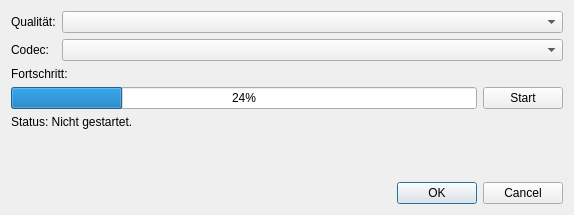
<?xml version="1.0" encoding="UTF-8"?>
<ui version="4.0">
 <class>ExportierenDialog</class>
 <widget class="QDialog" name="ExportierenDialog">
  <property name="geometry">
   <rect>
    <x>0</x>
    <y>0</y>
    <width>574</width>
    <height>215</height>
   </rect>
  </property>
  <property name="windowTitle">
   <string>Dialog</string>
  </property>
  <layout class="QVBoxLayout" name="verticalLayout">
   <item>
    <layout class="QFormLayout" name="formLayout">
     <item row="0" column="0">
      <widget class="QLabel" name="label">
       <property name="text">
        <string>Qualität:</string>
       </property>
      </widget>
     </item>
     <item row="1" column="0">
      <widget class="QLabel" name="label_2">
       <property name="text">
        <string>Codec:</string>
       </property>
      </widget>
     </item>
     <item row="0" column="1">
      <widget class="QComboBox" name="qualityComboBox"/>
     </item>
     <item row="1" column="1">
      <widget class="QComboBox" name="codecComboBox"/>
     </item>
    </layout>
   </item>
   <item>
    <layout class="QVBoxLayout" name="verticalLayout_2">
     <item>
      <widget class="QLabel" name="label_3">
       <property name="text">
        <string>Fortschritt:</string>
       </property>
      </widget>
     </item>
     <item>
      <layout class="QHBoxLayout" name="horizontalLayout">
       <item>
        <widget class="QProgressBar" name="progressBar">
         <property name="value">
          <number>24</number>
         </property>
        </widget>
       </item>
       <item>
        <widget class="QPushButton" name="startButton">
         <property name="text">
          <string>Start</string>
         </property>
        </widget>
       </item>
      </layout>
     </item>
     <item>
      <widget class="QLabel" name="statusLabel">
       <property name="text">
        <string>Status: Nicht gestartet.</string>
       </property>
      </widget>
     </item>
     <item>
      <spacer name="verticalSpacer">
       <property name="orientation">
        <enum>Qt::Vertical</enum>
       </property>
       <property name="sizeHint" stdset="0">
        <size>
         <width>20</width>
         <height>40</height>
        </size>
       </property>
      </spacer>
     </item>
    </layout>
   </item>
   <item>
    <widget class="QDialogButtonBox" name="buttonBox">
     <property name="orientation">
      <enum>Qt::Horizontal</enum>
     </property>
     <property name="standardButtons">
      <set>QDialogButtonBox::Cancel|QDialogButtonBox::Ok</set>
     </property>
    </widget>
   </item>
  </layout>
 </widget>
 <resources/>
 <connections>
  <connection>
   <sender>buttonBox</sender>
   <signal>accepted()</signal>
   <receiver>ExportierenDialog</receiver>
   <slot>accept()</slot>
   <hints>
    <hint type="sourcelabel">
     <x>248</x>
     <y>254</y>
    </hint>
    <hint type="destinationlabel">
     <x>157</x>
     <y>274</y>
    </hint>
   </hints>
  </connection>
  <connection>
   <sender>buttonBox</sender>
   <signal>rejected()</signal>
   <receiver>ExportierenDialog</receiver>
   <slot>reject()</slot>
   <hints>
    <hint type="sourcelabel">
     <x>316</x>
     <y>260</y>
    </hint>
    <hint type="destinationlabel">
     <x>286</x>
     <y>274</y>
    </hint>
   </hints>
  </connection>
 </connections>
</ui>
